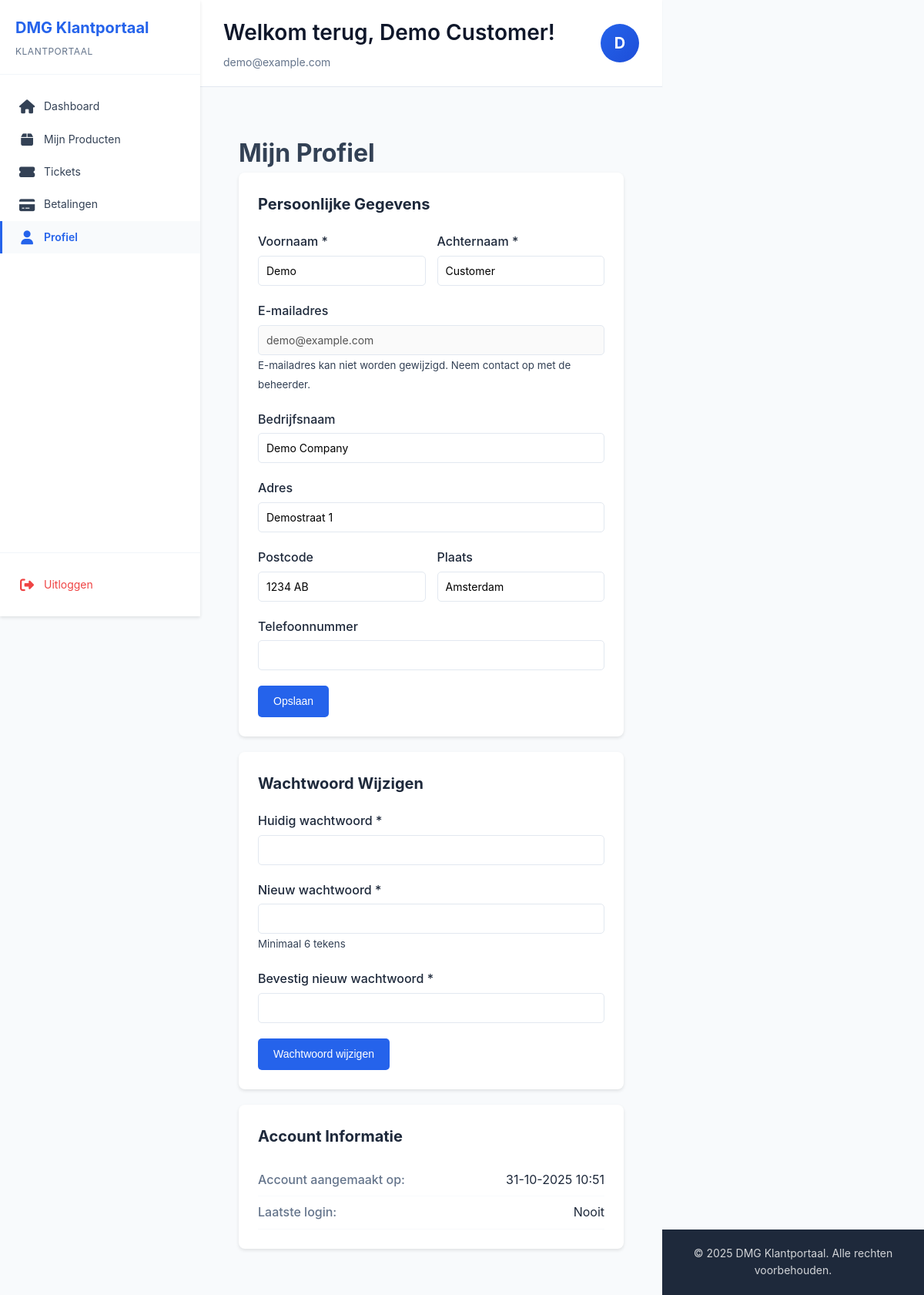
The app's page /customer/profile.php (signed in) with its own data.
### tables this page shows
CREATE TABLE users (
    id INT AUTO_INCREMENT PRIMARY KEY,
    email VARCHAR(255) UNIQUE NOT NULL,
    password VARCHAR(255) NOT NULL,
    first_name VARCHAR(100) NOT NULL,
    last_name VARCHAR(100) NOT NULL,
    company_name VARCHAR(255),
    address VARCHAR(255),
    postal_code VARCHAR(20),
    city VARCHAR(100),
    country VARCHAR(100) DEFAULT 'Nederland',
    phone VARCHAR(50),
    role ENUM('admin', 'customer') NOT NULL DEFAULT 'customer',
    created_at TIMESTAMP DEFAULT CURRENT_TIMESTAMP,
    updated_at TIMESTAMP DEFAULT CURRENT_TIMESTAMP ON UPDATE CURRENT_TIMESTAMP,
    last_login TIMESTAMP NULL,
    active TINYINT(1) DEFAULT 1,
    INDEX idx_email (email),
    INDEX idx_role (role)
);

### src/config/database.php (called while the page is built, shortened)
<?php
class Database {
    private static $instance = null;
    private $connection;
    private function __construct() {
        $dsn = "mysql:host=" . DB_HOST . ";dbname=" . DB_NAME . ";charset=" . DB_CHARSET;
        $options = [
            PDO::ATTR_ERRMODE            => PDO::ERRMODE_EXCEPTION,
            PDO::ATTR_DEFAULT_FETCH_MODE => PDO::FETCH_ASSOC,
            PDO::ATTR_EMULATE_PREPARES   => false,
        ];
        try {
            $this->connection = new PDO($dsn, DB_USER, DB_PASSWORD, $options);
        } catch (PDOException $e) {
            throw new Exception("Connection failed: " . $e->getMessage());
        }
    }
    public static function getInstance() {
        if (self::$instance === null) {
            self::$instance = new self();
        }
        return self::$instance;
    }
    public function getConnection() {
        return $this->connection;
    }
}

### src/classes/Auth.php (called while the page is built, shortened)
<?php
class Auth {
    public function getCurrentUserId() {
        return isset($_SESSION['user_id']) ? $_SESSION['user_id'] : null;
    }
}

### src/classes/User.php (called while the page is built, shortened)
<?php
class User {
    private $db;
    public function __construct() {
        $this->db = Database::getInstance()->getConnection();
    }
    public function getById($id) {
        $stmt = $this->db->prepare("SELECT * FROM users WHERE id = ?");
        $stmt->execute([$id]);
        return $stmt->fetch();
    }
}

### src/customer/profile.php (the view, shortened to what this page needs)
<?php
require_once __DIR__ . '/../config/Database.php';
require_once __DIR__ . '/../classes/Auth.php';
require_once __DIR__ . '/../classes/User.php';
$auth = new Auth();
$auth->requireCustomer();
$userModel = new User();
$userId = $auth->getCurrentUserId();
$user = $userModel->getById($userId);
?>
<?php include __DIR__ . '/../includes/header.php'; ?>
    <div class="container">
        <h1>Mijn Profiel</h1>
        <div class="dashboard-grid">
            <div class="dashboard-section">
                <h2>Persoonlijke Gegevens</h2>
                <form method="POST" action="">
                    <div class="form-row">
                        <div class="form-group">
                            <label for="first_name">Voornaam *</label>
                            <input type="text" id="first_name" name="first_name"
                                   value="<?php echo htmlspecialchars($user['first_name']); ?>" required>
                        </div>
                        <div class="form-group">
                            <label for="last_name">Achternaam *</label>
                            <input type="text" id="last_name" name="last_name"
                                   value="<?php echo htmlspecialchars($user['last_name']); ?>" required>
                        </div>
                    </div>
                    <div class="form-group">
                        <label for="email">E-mailadres</label>
                        <input type="email" id="email" value="<?php echo htmlspecialchars($user['email']); ?>" disabled>
                        <small>E-mailadres kan niet worden gewijzigd. Neem contact op met de beheerder.</small>
                    </div>
                    <div class="form-group">
                        <label for="company_name">Bedrijfsnaam</label>
                        <input type="text" id="company_name" name="company_name"
                               value="<?php echo htmlspecialchars($user['company_name'] ?? ''); ?>">
                    </div>
                    <div class="form-group">
                        <label for="address">Adres</label>
                        <input type="text" id="address" name="address"
                               value="<?php echo htmlspecialchars($user['address'] ?? ''); ?>">
                    </div>
                    <div class="form-row">
                        <div class="form-group">
                            <label for="postal_code">Postcode</label>
                            <input type="text" id="postal_code" name="postal_code"
                                   value="<?php echo htmlspecialchars($user['postal_code'] ?? ''); ?>">
                        </div>
                        <div class="form-group">
                            <label for="city">Plaats</label>
                            <input type="text" id="city" name="city"
                                   value="<?php echo htmlspecialchars($user['city'] ?? ''); ?>">
                        </div>
                    </div>
                    <div class="form-group">
                        <label for="phone">Telefoonnummer</label>
                        <input type="tel" id="phone" name="phone"
                               value="<?php echo htmlspecialchars($user['phone'] ?? ''); ?>">
                    </div>
                    <button type="submit" class="btn btn-primary">Opslaan</button>
                </form>
            </div>
            <div class="dashboard-section">
                <h2>Wachtwoord Wijzigen</h2>
                <form method="POST" action="">
                    <div class="form-group">
                        <label for="current_password">Huidig wachtwoord *</label>
                        <input type="password" id="current_password" name="current_password" required>
                    </div>
                    <div class="form-group">
                        <label for="new_password">Nieuw wachtwoord *</label>
                        <input type="password" id="new_password" name="new_password" required>
                        <small>Minimaal 6 tekens</small>
                    </div>
                    <div class="form-group">
                        <label for="confirm_password">Bevestig nieuw wachtwoord *</label>
                        <input type="password" id="confirm_password" name="confirm_password" required>
                    </div>
                    <button type="submit" class="btn btn-primary">Wachtwoord wijzigen</button>
                </form>
            </div>
        </div>
        <div class="dashboard-section" style="margin-top: 20px;">
            <h2>Account Informatie</h2>
            <div class="detail-row">
                <span class="label">Account aangemaakt op:</span>
                <span class="value"><?php echo date('d-m-Y H:i', strtotime($user['created_at'])); ?></span>
            </div>
            <div class="detail-row">
                <span class="label">Laatste login:</span>
                <span class="value">
                    <?php echo $user['last_login'] ? date('d-m-Y H:i', strtotime($user['last_login'])) : 'Nooit'; ?>
                </span>
            </div>
        </div>
    </div>
</div>
<?php include __DIR__ . '/../includes/footer.php'; ?>

### src/css/style.css (style rules this page uses)
* { margin: 0; padding: 0; box-sizing: border-box; }
:root { --primary-color: #2563eb; --primary-hover: #1d4ed8; --primary-light: #dbeafe; --primary-dark: #1e40af; --secondary-color: #64748b; --secondary-hover: #475569; --secondary-light: #f1f5f9; --secondary-dark: #334155; --success-color: #10b981; --success-light: #dcfce7; --success-dark: #166534; --danger-color: #ef4444; --danger-light: #fee2e2; --danger-dark: #991b1b; --warning-color: #f59e0b; --warning-light: #fef3c7; --warning-dark: #92400e; --info-color: #3b82f6; --info-light: #dbeafe; --info-dark: #1e40af; --dark-color: #1e293b; --light-color: #f8fafc; --white: #ffffff; --black: #000000; --gray-50: #f9fafb; --gray-100: #f3f4f6; --gray-200: #e5e7eb; --gray-300: #d1d5db; --gray-400: #9ca3af; --gray-500: #6b7280; --gray-600: #4b5563; --gray-700: #374151; --gray-800: #1f2937; --gray-900: #111827; --text-color: #334155; --text-light: #64748b; --text-dark: #0f172a; --text-muted: #94a3b8; --bg-color: #ffffff; --bg-light: #f8fafc; --bg-dark: #1e293b; --bg-overlay: rgba(0, 0, 0, 0.5); --border-color: #e2e8f0; --border-light: #f1f5f9; --border-dark: #cbd5e1; --sidebar-bg: #ffffff; --sidebar-admin-bg: #1e293b; --sidebar-width: 260px; --sidebar-collapsed-width: 70px; --font-family: -apple-system, BlinkMacSystemFont, 'Segoe UI', Roboto, 'Helvetica Neue', Arial, sans-serif; --font-size-xs: 12px; --font-size-sm: 14px; --font-size-base: 16px; --font-size-lg: 18px; --font-size-xl: 20px; --font-size-2xl: 24px; --font-size-3xl: 28px; --font-size-4xl: 32px; --font-weight-normal: 400; --font-weight-medium: 500; --font-weight-semibold: 600; --font-weight-bold: 700; --line-height-tight: 1.25; --line-height-normal: 1.5; --line-height-relaxed: 1.6; --line-height-loose: 2; --spacing-xs: 5px; --spacing-sm: 10px; --spacing-md: 15px; --spacing-lg: 20px; --spacing-xl: 30px; --spacing-2xl: 40px; --spacing-3xl: 50px; --radius-sm: 5px; --radius-md: 8px; --radius-lg: 10px; --radius-xl: 15px; --radius-full: 50%; --shadow-sm: 0 1px 2px rgba(0, 0, 0, 0.05); --shadow-md: 0 2px 4px rgba(0, 0, 0, 0.1); --shadow-lg: 0 4px 8px rgba(0, 0, 0, 0.15); --shadow-xl: 0 10px 25px rgba(0, 0, 0, 0.2); --shadow-2xl: 0 20px 40px rgba(0, 0, 0, 0.25); --transition-fast: 0.15s ease; --transition-base: 0.3s ease; --transition-slow: 0.5s ease; --z-dropdown: 100; --z-sticky: 500; --z-sidebar: 1000; --z-modal: 2000; --z-tooltip: 3000; --container-max-width: 1400px; --input-height: 40px; --input-padding: 10px; --input-border-width: 1px; --btn-padding-sm: 5px 10px; --btn-padding-md: 10px 20px; --btn-padding-lg: 15px 30px; }
body { font-family: var(--font-family); line-height: var(--line-height-relaxed); color: var(--text-color); background-color: var(--bg-light); font-size: var(--font-size-base); }
.container { max-width: var(--container-max-width); margin: 0 auto; padding: var(--spacing-xl) var(--spacing-lg); }
.btn { display: inline-block; padding: var(--btn-padding-md); border: none; border-radius: var(--radius-sm); cursor: pointer; font-size: var(--font-size-sm); font-weight: var(--font-weight-medium); text-decoration: none; transition: var(--transition-base); line-height: var(--line-height-normal); }
.btn-primary { background: var(--primary-color); color: var(--white) !important; }
.dashboard-grid { display: grid; grid-template-columns: repeat(auto-fit, minmax(500px, 1fr)); gap: 20px; }
.dashboard-section { background: white; padding: 25px; border-radius: 8px; box-shadow: 0 2px 4px rgba(0, 0, 0, 0.1); }
.dashboard-section h2 { font-size: 20px; margin-bottom: 20px; color: var(--dark-color); }
.detail-row { display: flex; justify-content: space-between; padding: 8px 0; border-bottom: 1px solid var(--light-color); }
.detail-row .label { color: var(--secondary-color); font-weight: 500; }
.detail-row .value { color: var(--dark-color); }
.form-group { margin-bottom: 20px; }
.form-group label { display: block; margin-bottom: 5px; font-weight: 500; color: var(--dark-color); }
.form-group input, .form-group select, .form-group textarea { width: 100%; padding: 10px; border: 1px solid var(--border-color); border-radius: 5px; font-size: 14px; font-family: inherit; }
.form-row { display: grid; grid-template-columns: 1fr 1fr; gap: 15px; }

### records on screen
users: first_name "Demo", last_name "Customer", email "demo@example.com", company_name "Demo Company", address "Demostraat 1", postal_code "1234 AB", city "Amsterdam", created_at "31-10-2025 10:51"

### other values on screen
APP_NAME "DMG Klantportaal"
$userName "Demo Customer"
$userEmail "demo@example.com"
substr($userName, 0, 1) "D"
